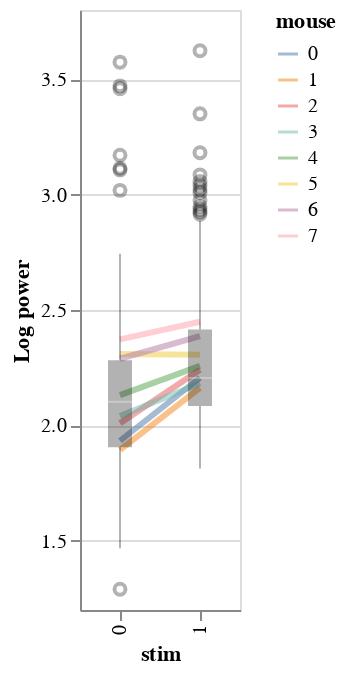

Notebook code cell kept with this figure:
### Code cell
reload(visualization)
visualization.plot_data(df=df,x='stim',y='Log power',color='mouse').properties(width=80)

### Figure 1 — Vega-Lite specification as saved in the notebook (floating-point values rounded to 4 significant figures; data arrays with more than 128 entries replaced by an {"elided": "..."} marker saying what was removed)
{"config": {"view": {"continuousWidth": 400, "continuousHeight": 300}}, "layer": [{"mark": {"type": "line", "fill": null, "opacity": 0.5, "size": 3}, "encoding": {"color": {"type": "nominal", "field": "mouse"}, "x": {"type": "ordinal", "field": "stim"}, "y": {"type": "quantitative", "aggregate": "mean", "field": "Log power", "scale": {"zero": false}}}}, {"mark": {"type": "boxplot", "color": "black", "opacity": 0.3, "size": 12}, "encoding": {"x": {"type": "ordinal", "field": "stim"}, "y": {"type": "quantitative", "field": "Log power", "scale": {"zero": false}}}}], "data": {"name": "data-8e73bd6a2cd7a25e6acd54a448150a4c"}, "width": 80, "$schema": "https://vega.github.io/schema/vega-lite/v4.8.1.json", "datasets": {"data-8e73bd6a2cd7a25e6acd54a448150a4c": {"elided": "640 records"}}}
